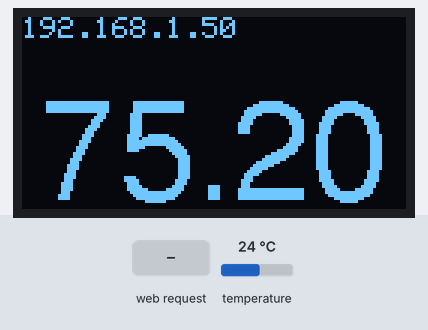
The sketch below on a simulated ESP8266 (NodeMCU). Parts: 128×64 one-colour display. Inputs (shaded band) come from the test bench; at power-on: temperature 24 °C. WiFi joins after 1.5 s; servers stay silent unless stated; what the sketch prints to the serial monitor is not drawn.

Above: at 2.9 s.
3.0 s: HTTP request GET / received
At 4.1 s:
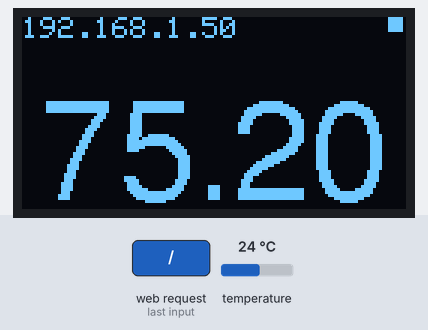
5.8 s: temperature set to 12 °C
At 6.9 s:
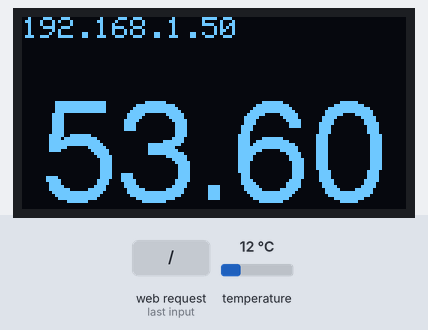
7.8 s: HTTP request GET /temp received
At 9.1 s:
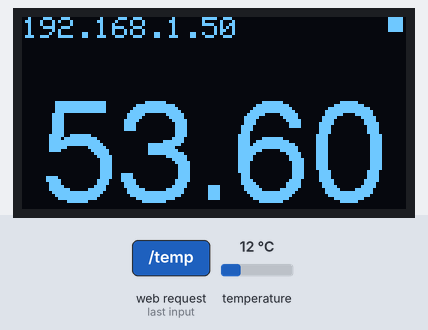
10.8 s: temperature set to 19 °C
At 11.9 s:
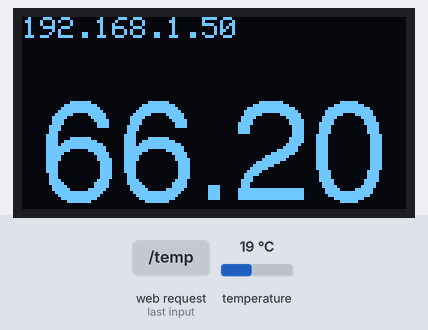
12.8 s: temperature set to 28 °C
At 14.7 s:
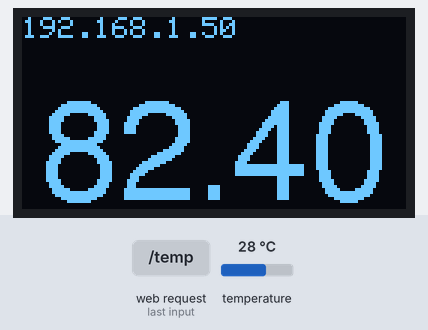
Timing chart, 0 to 15.8 s (numbered marks = the images above; inputs shaded):
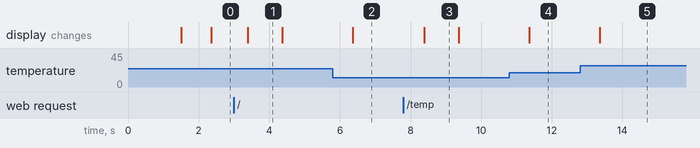

Measured:
- after the input at 3.0 s, the display: changes after 0.39 s (image 1)
- after the input at 5.8 s, the display: changes after 0.56 s (image 2)
- after the input at 7.8 s, the display: changes after 0.59 s (image 3)
- after the input at 10.8 s, the display: changes after 0.56 s (image 4)
- after the input at 12.8 s, the display: changes after 0.56 s (image 5)
- what the display in image 1 shows lasts 1.0 s, from 3.4 s to 4.4 s

The sketch:

esp_oled.ino
```cpp
#include "ESP8266WiFi.h"

// OLED Library
#include <Wire.h>
#include <Adafruit_GFX.h>
#include <Adafruit_SSD1306.h>
#include <ESP8266WebServer.h>
#include <Fonts/FreeSans24pt7b.h>
#include <OneWire.h>
#include <DallasTemperature.h>
#define ONE_WIRE_BUS 5
#define OLED_SDA 13 //MOSI

#define OLED_SCL 14 //CLK

#define OLED_DC 2 //DC

#define OLED_CS 12 // no need of connecting anything to this pin, just use some pin number

#define OLED_RESET 0 //RES

const char* ssid = "home-network";
const char* password = "tacocat1234";
const long pollTempInterval = 1000;
String displayedTempF = "n/a";
unsigned long previousMillis;

// this is the constructor to call the OLED display where we specify exact pin numbers.

Adafruit_SSD1306 display(OLED_SDA,OLED_SCL, OLED_DC, OLED_RESET, OLED_CS);

OneWire oneWire(ONE_WIRE_BUS);
DallasTemperature sensors(&oneWire);
ESP8266WebServer server(80);

void setupWiFi(){
  Serial.println("Connecting to Wifi");
  WiFi.begin(ssid, password);
  while (WiFi.status() != WL_CONNECTED) {
    delay(500);
    Serial.print(".");
  }
  Serial.println("");
  Serial.println("WiFi connected");
  Serial.println(WiFi.localIP());
}

bool updateInterval(){
  unsigned long currentMillis = millis();
  if (currentMillis - previousMillis >= pollTempInterval) {
    previousMillis = currentMillis;
    return true;
  }else{
    return false;
  }
}

void handleRoot() {
  display.fillRect(122, 0, 5, 5, 1);
  display.display();
  server.send(200, "text/plain", "Current Temp: " + displayedTempF + (char)176 + "F");
}

void handleNumberOnly() {
  display.fillRect(122, 0, 5, 5, 1);
  display.display();
  server.send(200, "text/plain", displayedTempF);
}

void handleNotFound(){
  String message = "File Not Found\n\n";
  message += "URI: ";
  message += server.uri();
  message += "\nMethod: ";
  message += (server.method() == HTTP_GET)?"GET":"POST";
  message += "\nArguments: ";
  message += server.args();
  message += "\n";
  for (uint8_t i=0; i<server.args(); i++){
    message += " " + server.argName(i) + ": " + server.arg(i) + "\n";
  }
  server.send(404, "text/plain", message);
}

void setupDisplay(){
  display.begin(SSD1306_SWITCHCAPVCC);
  display.clearDisplay();
  display.setTextSize(1);
  display.setTextColor(1);
  display.setFont(&FreeSans24pt7b);
  display.display();
}

void setup() {
  Serial.begin(115200);
  setupWiFi();
  setupDisplay();
  sensors.begin();
  server.on("/", handleRoot);
  server.on("/temp", handleNumberOnly);
  server.onNotFound(handleNotFound);
  server.begin();
  Serial.println("HTTP server started");
}

void displayIP(){
  display.setFont();
  display.setCursor(0,0);
  display.print(WiFi.localIP());
}

void displayTemp(String fahrenheit){
  display.clearDisplay();
  displayIP();
  display.setFont(&FreeSans24pt7b);
  display.setCursor(6,60);
  display.print(fahrenheit);
  display.display();
}


void loop() {
  server.handleClient();
  if(updateInterval()){
    sensors.requestTemperatures();
    displayedTempF = sensors.getTempFByIndex(0);
    displayTemp(displayedTempF);
  }
}
```
